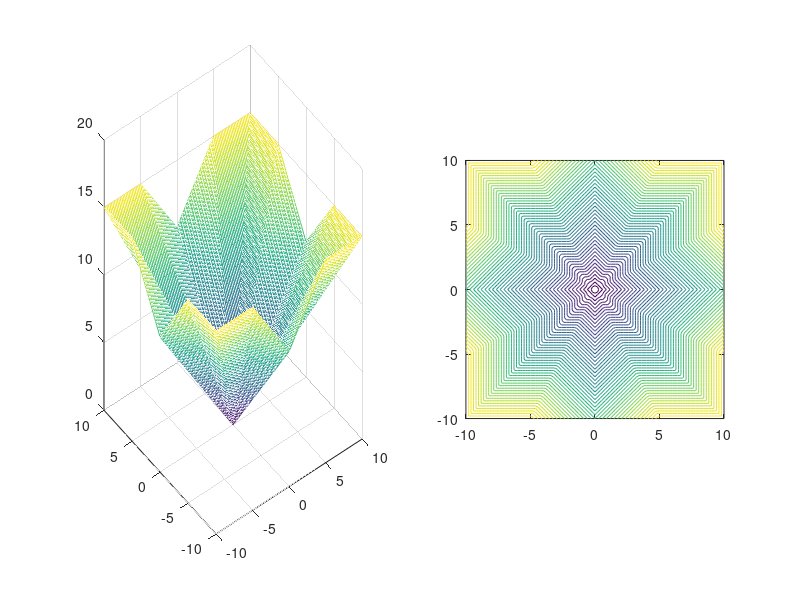

The MATLAB script that drew this image:
clearvars;close all;
lower_bound = [-10,-10];
upper_bound = [10,10];
grid_num = 101;
[x1_mesh,x2_mesh] = meshgrid(linspace(lower_bound(1),upper_bound(1),grid_num),linspace(lower_bound(2),upper_bound(2),grid_num));
f_mesh = zeros(grid_num,grid_num);
for ii = 1:grid_num
    for jj = 1:grid_num
        point = [x1_mesh(ii,jj),x2_mesh(ii,jj)];
        f_mesh(ii,jj) =  min(sum(abs(point)), 1.5*max(abs(point)));
    end
end
figure;
subplot(1,2,1);
mesh(x1_mesh,x2_mesh,f_mesh);
subplot(1,2,2);
contour(x1_mesh,x2_mesh,f_mesh,50);
axis equal;